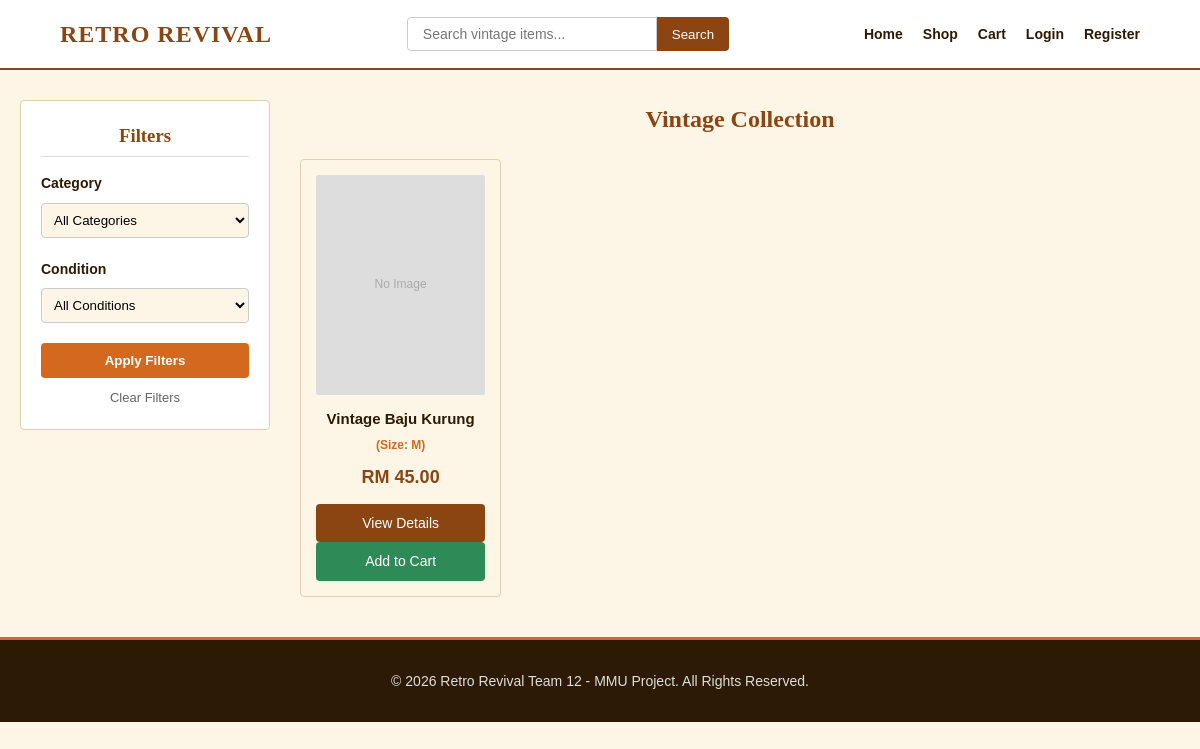
The page /products.php on the database as committed earlier.
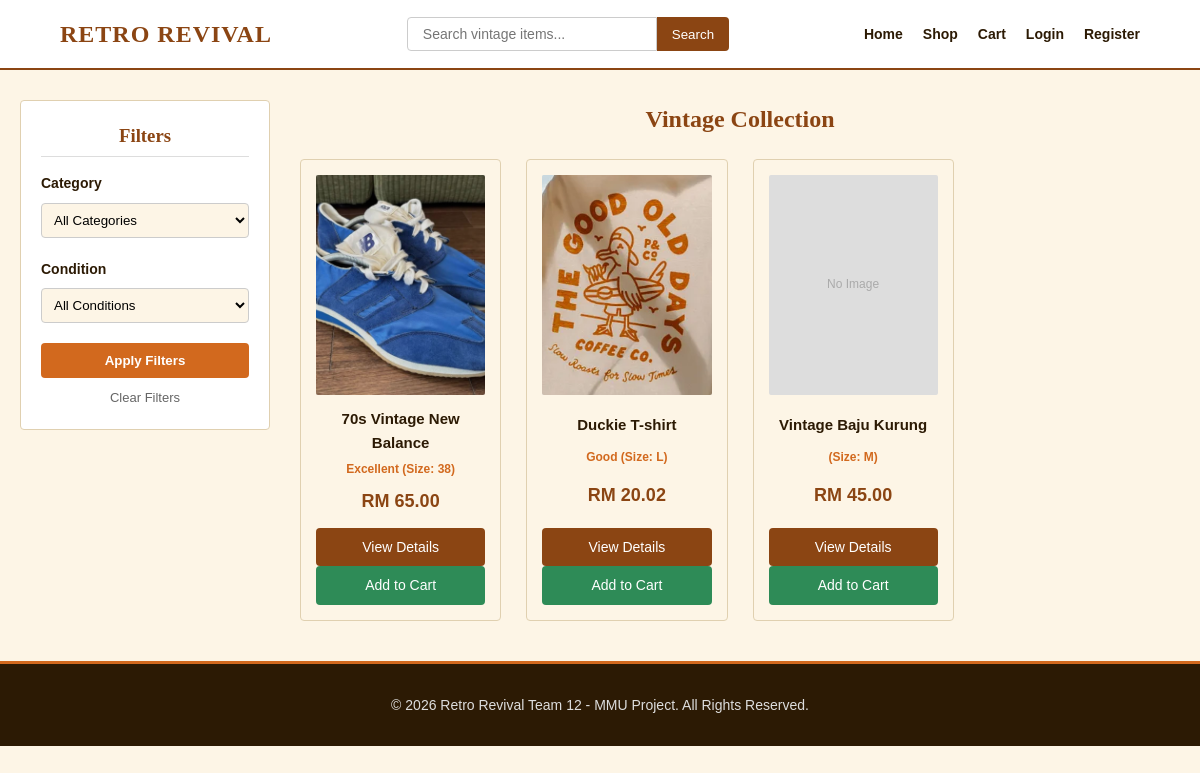
The same page on the database as committed later.
### tables this page shows
CREATE TABLE `product` (
  `Product_ID` int(11) NOT NULL,
  `Seller_ID` int(11) NOT NULL,
  `Category_ID` int(11) NOT NULL,
  `Product_Name` varchar(150) NOT NULL,
  `Product_Description` text DEFAULT NULL,
  `Product_Price` decimal(10,2) NOT NULL,
  `Product_Size` varchar(20) DEFAULT NULL,
  `Product_ConditionStatus` enum('New','Excellent','Good','Well-loved') NOT NULL,
  `Product_ConditionDetails` text DEFAULT NULL,
  `Product_Stock` int(11) NOT NULL DEFAULT 1,
  `Product_Status` enum('pending','approved','rejected','sold_out') NOT NULL DEFAULT 'pending',
  `Created_At` timestamp NOT NULL DEFAULT current_timestamp()
);

CREATE TABLE `product_image` (
  `ProductImage_ID` int(11) NOT NULL,
  `Product_ID` int(11) NOT NULL,
  `ProductImage_Path` varchar(255) NOT NULL
);

### products.php (the view, shortened to what the changed rows need)
<?php
$host = 'localhost';
$dbname = 'retro_revival';
$username = 'root';
$password = '';
try {
    $pdo = new PDO("mysql:host=$host;dbname=$dbname;charset=utf8mb4", $username, $password);
    $pdo->setAttribute(PDO::ATTR_ERRMODE, PDO::ERRMODE_EXCEPTION);
} catch (PDOException $e) {
    die("Database connection failed: " . $e->getMessage());
}
$query = "SELECT p.*, pi.ProductImage_Path
          FROM product p
          LEFT JOIN product_image pi ON p.Product_ID = pi.Product_ID
          WHERE p.Product_Status = 'approved'";
$params = [];
$query .= " ORDER BY p.Created_At DESC";
$stmt = $pdo->prepare($query);
$stmt->execute($params);
$products = $stmt->fetchAll(PDO::FETCH_ASSOC);
?>
<!DOCTYPE html>
<html lang="en">
<head>
    <link rel="stylesheet" href="style.css">
</head>
<body>
    <header>
        <div class="nav-container">
            <div class="logo">
                <h1>RETRO REVIVAL</h1>
            </div>
        </div>
    </header>
    <div class="catalog-container">
        <main class="main-catalog">
            <h2>Vintage Collection</h2>
            <div class="product-grid">
                <?php if (count($products) > 0): ?>
                    <?php foreach ($products as $item): ?>
                        <div class="product-card">
                            <div class="img-container">
                                <?php if (!empty($item['ProductImage_Path'])): ?>
                                    <img src="<?php echo htmlspecialchars($item['ProductImage_Path']); ?>" alt="<?php echo htmlspecialchars($item['Product_Name']); ?>">
                                <?php else: ?>
                                    <span style="color:#aaa; font-size:12px;">No Image</span>
                                <?php endif; ?>
                            </div>
                            <h4><?php echo htmlspecialchars($item['Product_Name']); ?></h4>
                            <div class="product-condition"><?php echo htmlspecialchars($item['Product_ConditionStatus']); ?> (Size: <?php echo htmlspecialchars($item['Product_Size'] ? $item['Product_Size'] : 'N/A'); ?>)</div>
                            <div class="product-price">RM <?php echo number_format($item['Product_Price'], 2); ?></div>
                            <div class="btn-action-container">
                                <a href="product_detail.php?id=<?php echo $item['Product_ID']; ?>" class="btn-view">View Details</a>
                                <a href="cart.php?action=add&product_id=<?php echo $item['Product_ID']; ?>" class="btn-view" style="background-color: #2e8b57;">Add to Cart</a>
                            </div>
                        </div>
                    <?php endforeach; ?>
                <?php else: ?>
                    <p style="grid-column: span 3; text-align: center; padding: 40px; color: #777;">No thrift items match your current selection criteria.</p>
                <?php endif; ?>
            </div>
        </main>
    </div>
</body>
</html>

Rows that differ between the two databases and show on the page:
added product_image: ProductImage_Path (picture), Product_ID.Product_Name "70s Vintage New Balance", Product_ID.Product_ConditionStatus "Excellent", Product_ID.Product_Size "38", Product_ID.Product_Price "65.00"
now on this page (row unchanged): product_image: ProductImage_Path (picture), Product_ID.Product_Name "Duckie T-shirt", Product_ID.Product_ConditionStatus "Good", Product_ID.Product_Size "L", Product_ID.Product_Price "20.02"
